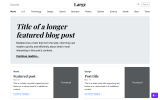
#> input picture tools/ref/baseline/corpus/bootstrap/docs_5.3_examples_blog_index.html.laptop.png, 160 x 100 px
$ python mkclip.py ../../../tools/ref/baseline/corpus/bootstrap/docs_5.3_examples_blog_index.html.laptop.png ../../../tools/ref/baseline/corpus/bootstrap/docs_5.3_examples_blog_index.html.phone.png 5
#> lines starting #> are read from the running program, lines starting #| are printed output that depends on the picture
#!/usr/bin/env python3
# mkclip.py picture out.y4m n: n frames of a picture as a y4m clip (I420,
# full range), the middle one plain grey, for tests/host/vision_feed_test.sh
import sys
import numpy as np
from PIL import Image
src, out, n = sys.argv[1], sys.argv[2], int(sys.argv[3])
im = Image.open(src).convert("RGB")
#> im is the input picture: PIL image 160x100 RGB; mean R, G, B 222.1, 223.7, 225.8
w, h = im.size
#> w = 160; h = 100
w -= w % 2; h -= h % 2
im = im.crop((0, 0, w, h))
ycc = np.asarray(im.convert("YCbCr")).astype(np.float32)
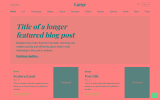
#> ycc: shape (100, 160, 3) float32; mean R, G, B 223.2, 129.2, 126.8
def planes(a):
    y = a[:, :, 0].astype(np.uint8)
    cb = a[:, :, 1].reshape(h//2, 2, w//2, 2).mean((1, 3)).round().astype(np.uint8)
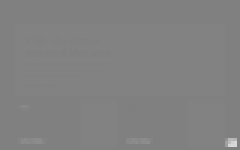
#> cb: shape (50, 80) (shown 3 times larger); min 127, max 216, mean 129.2
    cr = a[:, :, 2].reshape(h//2, 2, w//2, 2).mean((1, 3)).round().astype(np.uint8)
    return y.tobytes() + cb.tobytes() + cr.tobytes()
dog = planes(ycc)
grey = planes(np.full_like(ycc, 128))
with open(out, "wb") as f:
    f.write(b"YUV4MPEG2 W%d H%d F10:1 Ip A1:1 C420jpeg\n" % (w, h))
    for i in range(n):
        f.write(b"FRAME\n")
        f.write(grey if i == n // 2 else dog)

$ run again, on tools/ref/baseline/corpus/bootstrap/docs_5.3_examples_pricing_index.html.laptop.png
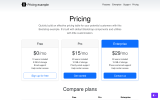
#> input picture tools/ref/baseline/corpus/bootstrap/docs_5.3_examples_pricing_index.html.laptop.png, 160 x 100 px
#> im is the input picture: PIL image 160x100 RGB; mean R, G, B 237.7, 242, 248.9
#> `ycc = np.asarray(im.convert("YCbCr")).astype(np.float32)`:
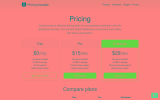
#> ycc: shape (100, 160, 3) float32; mean R, G, B 241.4, 132, 125.1
#> in planes, `cr = a[:, :, 2].reshape(h//2, 2, w//2, 2).mean((1, 3)).round().astype(..`:
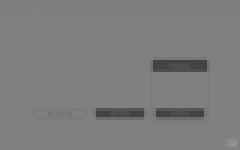
#> cr: shape (50, 80) (shown 3 times larger); min 67, max 145, mean 125.1

$ run again, on tools/ref/baseline/corpus/bootstrap/docs_5.3_examples_pricing_index.html.phone.png
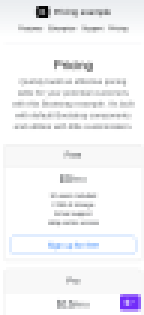
#> input picture tools/ref/baseline/corpus/bootstrap/docs_5.3_examples_pricing_index.html.phone.png, 48 x 105 px (shown 3 times larger)
#> im is the input picture: PIL image 48x105 RGB; mean R, G, B 242.9, 243.1, 245.3
#> im: PIL image 48x104 RGB
#> `ycc = np.asarray(im.convert("YCbCr")).astype(np.float32)`:
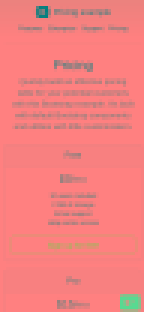
#> ycc: shape (104, 48, 3) float32 (shown 3 times larger); mean R, G, B 243.1, 129, 127.6
#> in planes, `cb = a[:, :, 1].reshape(h//2, 2, w//2, 2).mean((1, 3)).round().astype(..`:
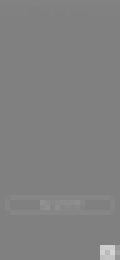
#> cb: shape (52, 24) (shown 5 times larger); min 128, max 213, mean 129
